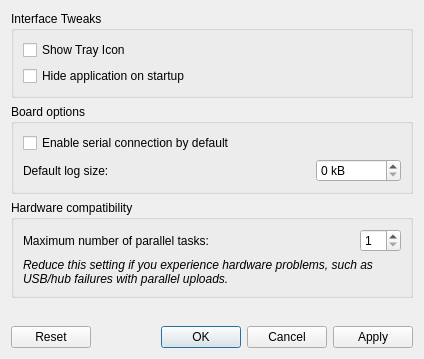
<?xml version="1.0" encoding="UTF-8"?>
<ui version="4.0">
 <class>PreferencesDialog</class>
 <widget class="QDialog" name="PreferencesDialog">
  <property name="geometry">
   <rect>
    <x>0</x>
    <y>0</y>
    <width>424</width>
    <height>359</height>
   </rect>
  </property>
  <property name="windowTitle">
   <string>TyQt Preferences</string>
  </property>
  <property name="windowIcon">
   <iconset resource="tyqt.qrc">
    <normaloff>:/tyqt</normaloff>:/tyqt</iconset>
  </property>
  <layout class="QVBoxLayout" name="verticalLayout">
   <item>
    <widget class="QGroupBox" name="groupBox_2">
     <property name="title">
      <string>Interface Tweaks</string>
     </property>
     <layout class="QVBoxLayout" name="verticalLayout_3">
      <item>
       <widget class="QCheckBox" name="showTrayIconCheck">
        <property name="text">
         <string>Show Tray Icon</string>
        </property>
       </widget>
      </item>
      <item>
       <widget class="QCheckBox" name="hideOnStartupCheck">
        <property name="text">
         <string>Hide application on startup</string>
        </property>
       </widget>
      </item>
     </layout>
    </widget>
   </item>
   <item>
    <widget class="QGroupBox" name="groupBox_3">
     <property name="title">
      <string>Board options</string>
     </property>
     <layout class="QVBoxLayout" name="verticalLayout_4">
      <item>
       <widget class="QCheckBox" name="serialByDefaultCheck">
        <property name="text">
         <string>Enable serial connection by default</string>
        </property>
       </widget>
      </item>
      <item>
       <layout class="QHBoxLayout" name="horizontalLayout_2">
        <item>
         <widget class="QLabel" name="label_3">
          <property name="text">
           <string>Default log size:</string>
          </property>
         </widget>
        </item>
        <item>
         <spacer name="horizontalSpacer_2">
          <property name="orientation">
           <enum>Qt::Horizontal</enum>
          </property>
          <property name="sizeHint" stdset="0">
           <size>
            <width>40</width>
            <height>20</height>
           </size>
          </property>
         </spacer>
        </item>
        <item>
         <widget class="QSpinBox" name="serialLogSizeDefaultSpin">
          <property name="accelerated">
           <bool>true</bool>
          </property>
          <property name="suffix">
           <string> kB</string>
          </property>
          <property name="maximum">
           <number>999999</number>
          </property>
          <property name="singleStep">
           <number>100</number>
          </property>
         </widget>
        </item>
       </layout>
      </item>
     </layout>
    </widget>
   </item>
   <item>
    <widget class="QGroupBox" name="groupBox">
     <property name="title">
      <string>Hardware compatibility</string>
     </property>
     <layout class="QVBoxLayout" name="verticalLayout_2">
      <item>
       <layout class="QHBoxLayout" name="horizontalLayout">
        <item>
         <widget class="QLabel" name="label">
          <property name="text">
           <string>Maximum number of parallel tasks:</string>
          </property>
         </widget>
        </item>
        <item>
         <spacer name="horizontalSpacer">
          <property name="orientation">
           <enum>Qt::Horizontal</enum>
          </property>
          <property name="sizeHint" stdset="0">
           <size>
            <width>40</width>
            <height>20</height>
           </size>
          </property>
         </spacer>
        </item>
        <item>
         <widget class="QSpinBox" name="maxTasksSpin">
          <property name="minimum">
           <number>1</number>
          </property>
          <property name="maximum">
           <number>32</number>
          </property>
         </widget>
        </item>
       </layout>
      </item>
      <item>
       <widget class="QLabel" name="label_2">
        <property name="font">
         <font>
          <italic>true</italic>
         </font>
        </property>
        <property name="text">
         <string>&lt;html&gt;&lt;head/&gt;&lt;body&gt;&lt;p&gt;Reduce this setting if you experience hardware problems, such as USB/hub failures with parallel uploads.&lt;/p&gt;&lt;/body&gt;&lt;/html&gt;</string>
        </property>
        <property name="wordWrap">
         <bool>true</bool>
        </property>
       </widget>
      </item>
     </layout>
    </widget>
   </item>
   <item>
    <spacer name="verticalSpacer">
     <property name="orientation">
      <enum>Qt::Vertical</enum>
     </property>
     <property name="sizeHint" stdset="0">
      <size>
       <width>20</width>
       <height>40</height>
      </size>
     </property>
    </spacer>
   </item>
   <item>
    <widget class="QDialogButtonBox" name="buttonBox">
     <property name="orientation">
      <enum>Qt::Horizontal</enum>
     </property>
     <property name="standardButtons">
      <set>QDialogButtonBox::Apply|QDialogButtonBox::Cancel|QDialogButtonBox::Ok|QDialogButtonBox::Reset</set>
     </property>
    </widget>
   </item>
  </layout>
 </widget>
 <resources>
  <include location="tyqt.qrc"/>
 </resources>
 <connections/>
</ui>
